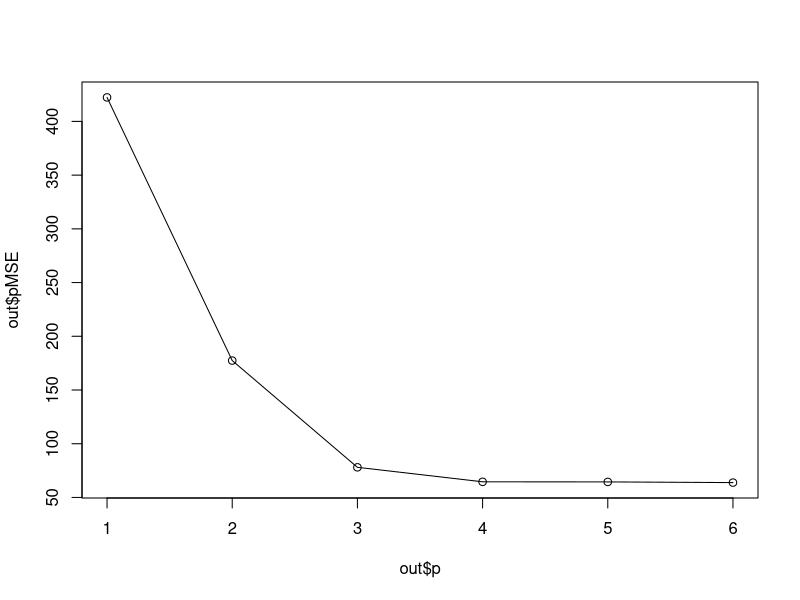

R code for this plot:
# Load the data
howell <- read.table("Howell.txt")
# Includes height (cm), weight (kg), age (years) and gender (1 for male, 0 otherwise)
attach(howell)
D <- howell[c("height", "age")]
N <- nrow(howell) # Number of subjects
n <- floor(0.7 * N) # Number of rows for the training data

doPolyReg <- function(D) {
	# Sample training and testing data
	trainIndices <- sample.int(N, n)
	Dtrain <- D[trainIndices,]; Dtest <- D[-trainIndices,]

	p <- 1:6
	pMSE <- sapply(p, function(p) {
		# Fit yTrain using a polynomial of order p based on xTrain
		m <- lm(height ~ poly(age, p, raw = TRUE), data = Dtrain)
		# Make predictions based on xTest covariates
		pMSE <- mean((Dtest[["height"]] - predict(m, Dtest["age"]))^2)
})
	list(p = p, pMSE = pMSE)
}

# Given the polynomial regression from doPolyReg returns the best p.
getBestP <- function(reg) {
	which.min(reg$pMSE + reg$p * 50)
}

# Replicates `expr`, `n` times, then folds using the function `f` and the initial value.
foldRep <- function(n, expr, f, init) {
	for (i in 1:n) init <- f(init, eval.parent(substitute(expr)))
	init
}

# Simple forward pipe
`%>%` <- function(x, f) f(x)

# i) pMSE for polynomial regression with response height and covariate age, p=1:6
set.seed(123)
out <- doPolyReg(D)
plot(out$p, out$pMSE, type = "o")

# ii)
set.seed(123)

foldRep(
	n = 20,
	expr = doPolyReg(D) %>% getBestP,
	f = function(a,x) {a[[x]] <- a[[x]] + 1; a},
	init = integer(6)
)
